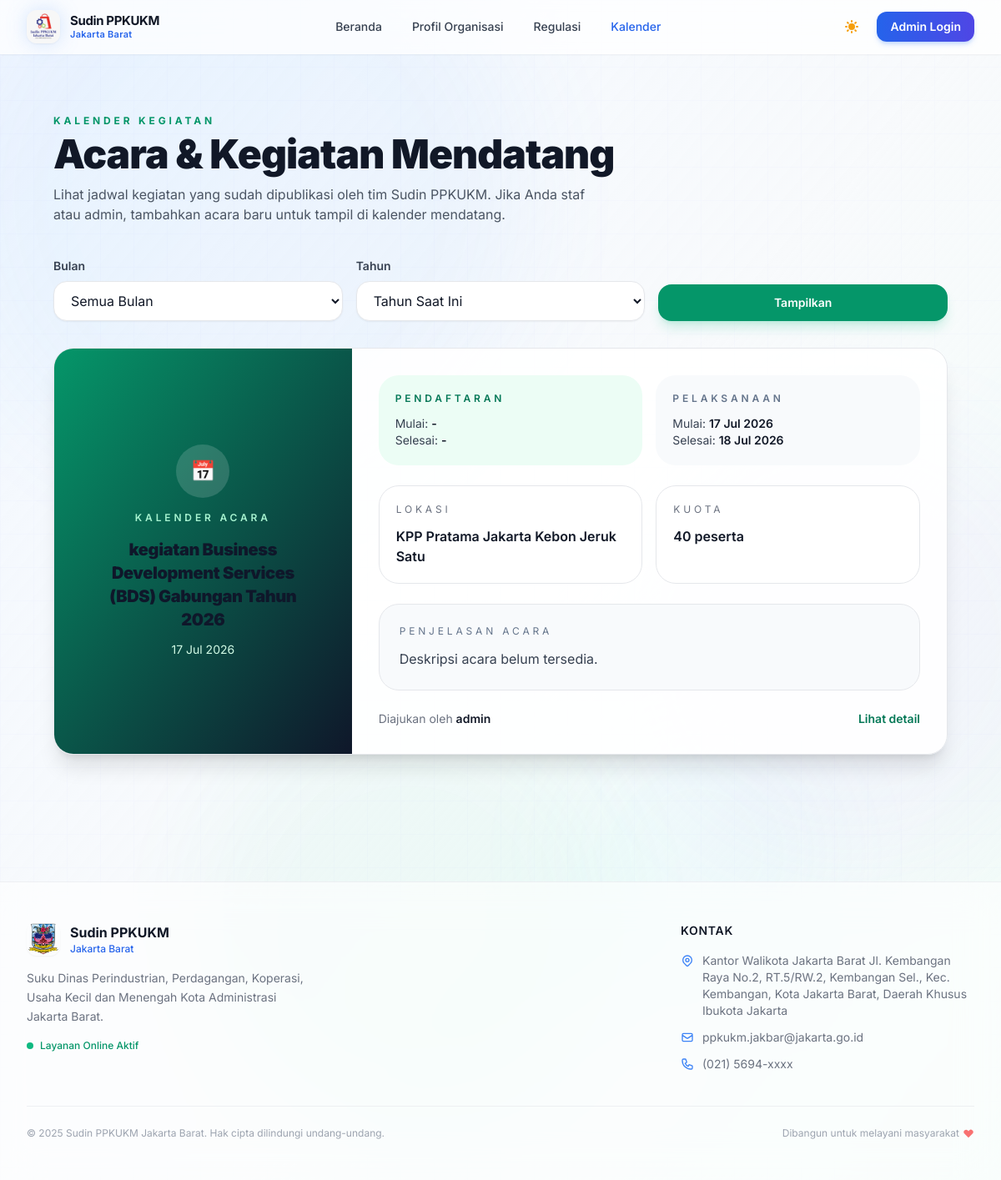
/calendar, run on the app's committed database.
### app.py (models this page shows)
class News(db.Model):
    id = db.Column(db.Integer, primary_key=True)
    title = db.Column(db.String(200), nullable=False)
    content = db.Column(db.Text)
    image_url = db.Column(db.String(255))
    publish_date = db.Column(db.DateTime, default=datetime.datetime.utcnow)
    author_id = db.Column(db.Integer, db.ForeignKey('user.id'))
    author = db.relationship('User', foreign_keys=[author_id], backref='news')
    status = db.Column(db.String(20), default='pending', nullable=False)  # 'pending' | 'published' | 'rejected'
    category = db.Column(db.String(50), default='event', nullable=False)  # 'pelatihan' | 'promosi' | 'event' | 'ukm' | 'kalender'
    registration_start_date = db.Column(db.DateTime, nullable=True)
    registration_end_date = db.Column(db.DateTime, nullable=True)
    start_date = db.Column(db.DateTime, nullable=True)
    end_date = db.Column(db.DateTime, nullable=True)
    participant_count = db.Column(db.Integer, nullable=True)
    location = db.Column(db.String(255), nullable=True)
    reviewed_by_id = db.Column(db.Integer, db.ForeignKey('user.id'), nullable=True)
    reviewer = db.relationship('User', foreign_keys=[reviewed_by_id])
    reviewed_at = db.Column(db.DateTime, nullable=True)
    reject_reason = db.Column(db.Text, nullable=True)
    photos = db.relationship('NewsPhoto', backref='news', cascade='all, delete-orphan', lazy='select')
    videos = db.relationship('NewsVideo', backref='news', cascade='all, delete-orphan', lazy='select')

class User(UserMixin, db.Model):
    id = db.Column(db.Integer, primary_key=True)
    username = db.Column(db.String(50), unique=True, nullable=False)
    email = db.Column(db.String(100), unique=True, nullable=False)
    password_hash = db.Column(db.String(255), nullable=False)
    role = db.Column(db.String(20), default='staff')  # 'admin' | 'staff'
    nip = db.Column(db.String(30), unique=True, nullable=True)
    is_active_account = db.Column(db.Boolean, default=True, nullable=False)
    must_change_password = db.Column(db.Boolean, default=False, nullable=False)
    created_at = db.Column(db.DateTime, default=datetime.datetime.utcnow)

### app.py (the view)
@app.route('/calendar')
def calendar():
    today = datetime.datetime.combine(datetime.date.today(), datetime.time.min)
    month = request.args.get('month', type=int)
    year = request.args.get('year', type=int)
    if month and not year:
        year = datetime.date.today().year
    reserved_event_titles = ['Jakarta Barat Move with her', 'Kartini RE:Power']
    query = News.query.filter(
        News.status == 'published',
        News.category.in_(['event', 'kalender']),
        not_(and_(News.category == 'event', News.title.in_(reserved_event_titles)))
    )
    if month and year:
        query = query.filter(
            func.strftime('%m', News.start_date) == f"{month:02d}",
            func.strftime('%Y', News.start_date) == str(year),
        )
    elif year and not month:
        query = query.filter(func.strftime('%Y', News.start_date) == str(year))
    events = query.order_by(News.start_date.asc()).all()
    current_year = datetime.date.today().year
    years = [current_year - 1, current_year, current_year + 1]
    month_names = [
        'Januari', 'Februari', 'Maret', 'April', 'Mei', 'Juni',
        'Juli', 'Agustus', 'September', 'Oktober', 'November', 'Desember'
    ]
    return render_template(
        'calendar.html',
        events=events,
        selected_month=month,
        selected_year=year,
        month_names=month_names,
        years=years,
    )

### app.py (called while the page is built)
@app.after_request
def add_security_headers(response):
    response.headers['X-Content-Type-Options'] = 'nosniff'
    response.headers['X-Frame-Options'] = 'DENY'
    response.headers['X-XSS-Protection'] = '1; mode=block'
    response.headers['Strict-Transport-Security'] = 'max-age=31536000; includeSubDomains'
    response.headers['Content-Security-Policy'] = (
        "default-src 'self'; "
        "script-src 'self' 'unsafe-inline' cdn.tailwindcss.com cdn.jsdelivr.net unpkg.com; "
        "style-src 'self' 'unsafe-inline' fonts.googleapis.com; "
        "font-src 'self' fonts.gstatic.com; "
        "img-src 'self' data: images.unsplash.com; "
        "media-src 'self'; "
        "connect-src 'self'"
    )
    return response

### templates/calendar.html (shortened to what this page needs)
{% extends "base.html" %} {% block title %}Kalender Kegiatan - Sudin PPKUKM Jakarta Barat{% endblock %} {% block content %}
<div class="max-w-7xl mx-auto py-12 px-4 sm:px-6 lg:px-8">
  <div class="flex flex-col lg:flex-row justify-between gap-6 mb-10">
    <div>
      <p class="text-xs uppercase tracking-[0.32em] text-emerald-600 font-bold mb-3">Kalender Kegiatan</p>
      <h1 class="text-3xl md:text-4xl font-black text-gray-900 dark:text-white">Acara & Kegiatan Mendatang</h1>
      <p class="mt-4 text-gray-600 dark:text-gray-400 max-w-2xl">Lihat jadwal kegiatan yang sudah dipublikasi oleh tim Sudin PPKUKM. Jika Anda staf atau admin, tambahkan acara baru untuk tampil di kalender mendatang.</p>
    </div>
  </div>
  <form method="get" class="grid gap-4 sm:grid-cols-3 items-end mb-8">
    <div>
      <label for="month" class="block text-sm font-semibold text-gray-700 dark:text-gray-200">Bulan</label>
      <select id="month" name="month" class="mt-2 block w-full rounded-2xl border border-gray-200 bg-white px-4 py-3 text-gray-900 shadow-sm focus:border-emerald-500 focus:ring-emerald-500 dark:border-gray-800 dark:bg-gray-900 dark:text-white">
        <option value="">Semua Bulan</option>
      </select>
    </div>
    <div>
      <label for="year" class="block text-sm font-semibold text-gray-700 dark:text-gray-200">Tahun</label>
      <select id="year" name="year" class="mt-2 block w-full rounded-2xl border border-gray-200 bg-white px-4 py-3 text-gray-900 shadow-sm focus:border-emerald-500 focus:ring-emerald-500 dark:border-gray-800 dark:bg-gray-900 dark:text-white">
        <option value="">Tahun Saat Ini</option>
      </select>
    </div>
    <button type="submit" class="inline-flex items-center justify-center rounded-2xl bg-emerald-600 px-5 py-3 text-sm font-semibold text-white shadow-lg shadow-emerald-500/20 hover:bg-emerald-700 transition-all duration-200">Tampilkan</button>
  </form>
  <div class="grid gap-6">
    {% if events %}
    {% for event in events %}
    <article class="bg-white/90 dark:bg-gray-900/95 border border-gray-200 dark:border-gray-800 rounded-3xl shadow-xl overflow-hidden transition hover:-translate-y-1 hover:shadow-2xl duration-300">
      <div class="grid grid-cols-1 lg:grid-cols-3 gap-0 lg:gap-0">
        <div class="lg:col-span-1 relative overflow-hidden h-72 lg:h-auto">
          {% if event.image_url or event.photos %}
          <img
            src="{% if event.image_url %}{{ event.image_url }}{% else %}{{ event.photos[0].file_url }}{% endif %}"
            alt="Foto acara {{ event.title }}"
            class="object-cover w-full h-full"
          />
          {% else %}
          <div class="flex h-full items-center justify-center bg-gradient-to-br from-emerald-600 to-slate-900 p-10 text-white">
            <div class="text-center">
              <div class="mx-auto mb-4 flex h-16 w-16 items-center justify-center rounded-full bg-white/15 text-2xl">
                📅
              </div>
              <p class="text-xs uppercase tracking-[0.32em] text-emerald-200 font-semibold">Kalender Acara</p>
              <h2 class="mt-4 text-xl font-black">{{ event.title }}</h2>
              <p class="mt-3 text-sm text-emerald-100">{{ event.start_date.strftime('%d %b %Y') if event.start_date else 'Tanggal belum tersedia' }}</p>
            </div>
          </div>
          {% endif %}
        </div>
        <div class="lg:col-span-2 p-8 space-y-6">
          <div class="grid gap-4 sm:grid-cols-2">
            <div class="rounded-3xl bg-emerald-50 dark:bg-emerald-900/20 p-5">
              <p class="text-xs font-semibold uppercase tracking-[0.32em] text-emerald-700 dark:text-emerald-200">Pendaftaran</p>
              <p class="mt-3 text-sm text-gray-700 dark:text-gray-300">Mulai: <span class="font-semibold text-gray-900 dark:text-white">{{ event.registration_start_date.strftime('%d %b %Y') if event.registration_start_date else '-' }}</span></p>
              <p class="text-sm text-gray-700 dark:text-gray-300">Selesai: <span class="font-semibold text-gray-900 dark:text-white">{{ event.registration_end_date.strftime('%d %b %Y') if event.registration_end_date else '-' }}</span></p>
            </div>
            <div class="rounded-3xl bg-slate-50 dark:bg-gray-900/80 p-5">
              <p class="text-xs font-semibold uppercase tracking-[0.32em] text-slate-500 dark:text-slate-300">Pelaksanaan</p>
              <p class="mt-3 text-sm text-gray-700 dark:text-gray-300">Mulai: <span class="font-semibold text-gray-900 dark:text-white">{{ event.start_date.strftime('%d %b %Y') if event.start_date else '-' }}</span></p>
              <p class="text-sm text-gray-700 dark:text-gray-300">Selesai: <span class="font-semibold text-gray-900 dark:text-white">{{ event.end_date.strftime('%d %b %Y') if event.end_date else '-' }}</span></p>
            </div>
          </div>
          <div class="grid gap-4 sm:grid-cols-2">
            {% if event.location %}
            <div class="rounded-3xl bg-white dark:bg-gray-950/90 border border-gray-200 dark:border-gray-800 p-5">
              <p class="text-xs uppercase tracking-[0.32em] text-gray-500 dark:text-gray-400">Lokasi</p>
              <p class="mt-3 font-semibold text-gray-900 dark:text-white">{{ event.location }}</p>
            </div>
            {% endif %}
            {% if event.participant_count %}
            <div class="rounded-3xl bg-white dark:bg-gray-950/90 border border-gray-200 dark:border-gray-800 p-5">
              <p class="text-xs uppercase tracking-[0.32em] text-gray-500 dark:text-gray-400">Kuota</p>
              <p class="mt-3 font-semibold text-gray-900 dark:text-white">{{ event.participant_count }} peserta</p>
            </div>
            {% endif %}
          </div>
          <div class="rounded-3xl bg-slate-50 dark:bg-gray-950/90 border border-gray-200 dark:border-gray-800 p-6">
            <p class="text-xs uppercase tracking-[0.32em] text-slate-500 dark:text-slate-400 mb-3">Penjelasan acara</p>
            <p class="text-gray-700 dark:text-gray-300 leading-relaxed">{{ event.content or 'Deskripsi acara belum tersedia.' }}</p>
          </div>
          <div class="flex items-center justify-between gap-3 text-sm text-gray-500 dark:text-gray-400">
            <div>Diajukan oleh <span class="font-semibold text-gray-900 dark:text-white">{{ event.author.username if event.author else 'Tim' }}</span></div>
            <a href="{{ url_for('calendar_detail', event_id=event.id) }}" class="font-semibold text-emerald-700 dark:text-emerald-300 hover:underline">Lihat detail</a>
          </div>
        </div>
      </div>
    </article>
    {% endfor %}
    {% endif %}
  </div>
</div>
{% endblock %}

### static/css/app.css (style rules this page uses)
*, *::before, *::after { box-sizing: border-box; margin: 0; padding: 0; }
html { scroll-behavior: smooth; font-size: 16px; }
body { font-family: "Inter", -apple-system, BlinkMacSystemFont, "Segoe UI", sans-serif; color: #1e293b; line-height: 1.6; min-height: 100vh; overflow-x: hidden; }
* { overflow-wrap: anywhere; }
h1, h2, h3, h4, h5, h6 { font-weight: 800; line-height: 1.15; color: #0f172a; }
p { color: #475569; margin-bottom: 0.75rem; }
a { color: #2563eb; text-decoration: none; transition: color 0.2s ease; }
.rounded-2xl { transition: box-shadow 0.3s ease, transform 0.3s ease; }

### static/css/news-professional.css (style rules this page uses)
* { font-family: "Inter", -apple-system, BlinkMacSystemFont, "Segoe UI", Roboto, Oxygen, Ubuntu, Cantarell, sans-serif; }
h1, h2, h3 { font-weight: 800 900; letter-spacing: -0.02em; line-height: 1.1; }
.text-3xl.font-black { font-size: clamp(1.875rem, 4vw, 3.75rem); }
html { scroll-behavior: smooth; }

### data on the page
News: title "kegiatan Business Development Services (BDS) Gabungan Tahun 2026", start_date "17 Jul 2026", registration_start_date "-", registration_end_date "-", end_date "18 Jul 2026", location "KPP Pratama Jakarta Kebon Jeruk Satu", participant_count "40", content "Deskripsi acara belum tersedia.", author "admin"
